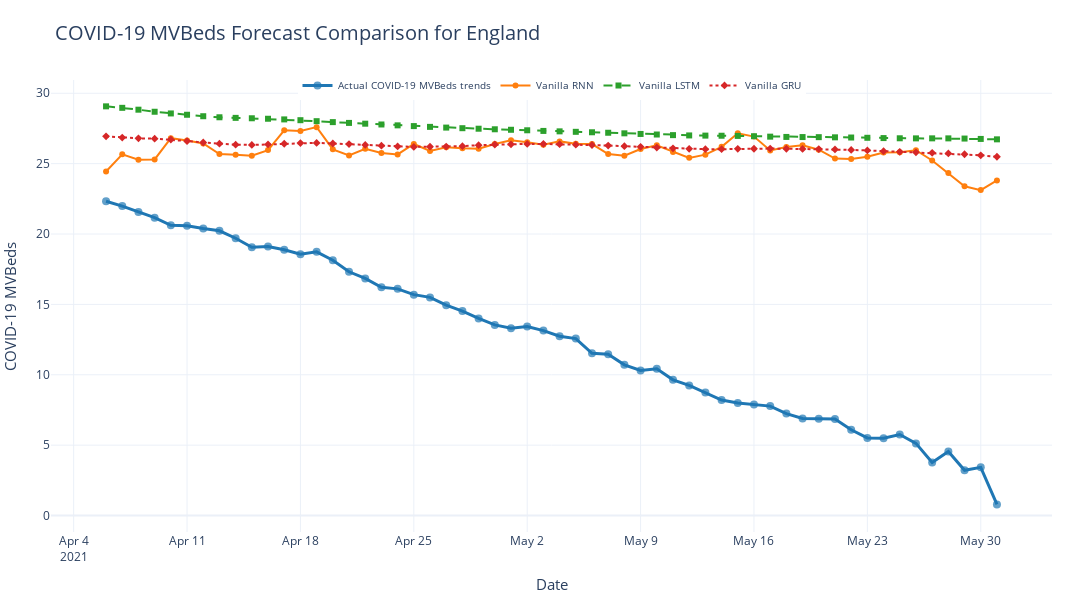

The notebook cell saved with this chart:
### Code cell
# plot the forecast
forecast_columns = ["Vanilla RNN", "Vanilla LSTM", "Vanilla GRU"]
forecast_display_names = ["Vanilla RNN", "Vanilla LSTM", "Vanilla GRU"]
fig = plot_forecast(
    pred_df, forecast_columns, selected_area, forecast_display_names=forecast_display_names
)
fig.show()
